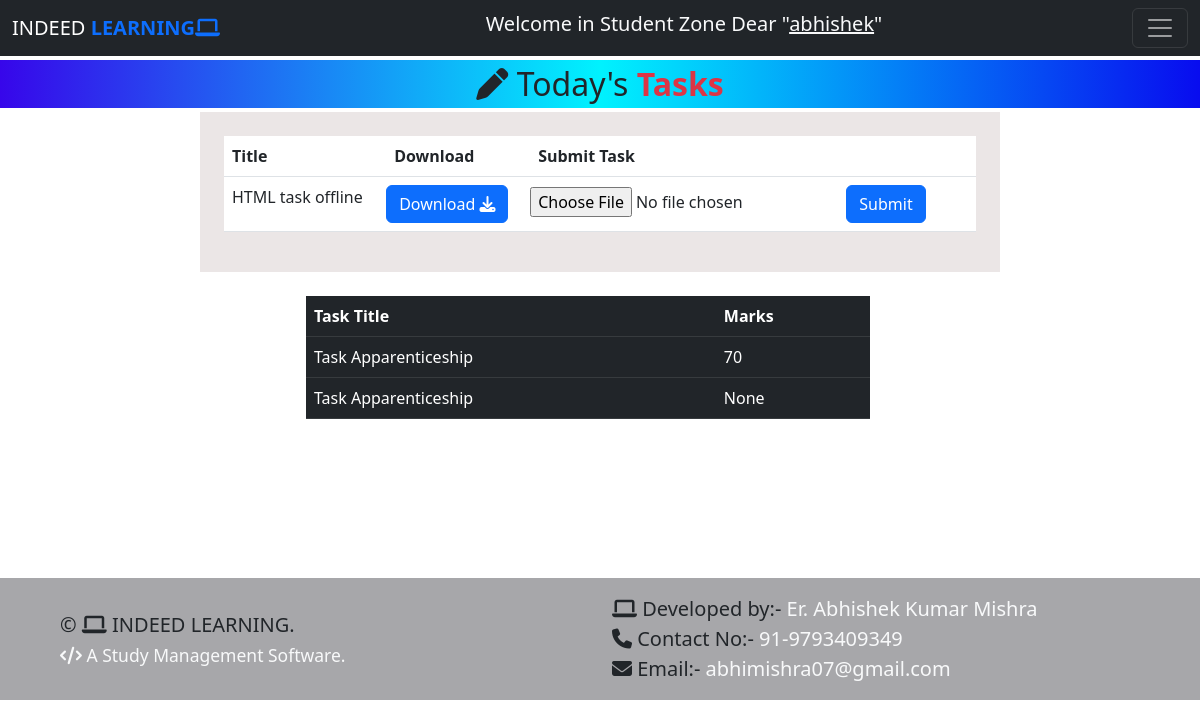
Screenshot of /student/tasks/ (signed in) with the database file from the repository.
### user/models.py (models this page shows)
class  mytask(models.Model):
    taskbatch=models.ForeignKey(studentbatch,on_delete=models.CASCADE,null=True)
    title=models.CharField(max_length=200,null=True)
    task_file=models.FileField(upload_to='static/task',null=True)
    added_date=models.DateField(null=True)

class submittedtask(models.Model):
    title=models.CharField(max_length=200,null=True)
    answer_file=models.FileField(upload_to='static/submittedtask',null=True)
    tid=models.CharField(max_length=100,null=True)
    userid=models.CharField(max_length=200,null=True)
    marks=models.CharField(max_length=200,null=True)

### student/views.py (the view)
# urls.py: path('tasks/',views.tasks),
def tasks(request):
    batchid=request.session.get('batchid')
    tdata="";
    user=request.session.get('username')
    if user:
        tdata=mytask.objects.filter(taskbatch=batchid)
        data=submittedtask.objects.filter()
        md={"tdata":tdata,"data":data}
    return render(request,'student/tasks.html',md)

### templates/student/tasks.html (shortened to what this page needs)
{% extends 'base1.html' %}
{% load static %}
{% block head1 %} <i class="fa-solid fa-pen"></i> Today's{% endblock %}    {% block head2 %}Tasks{% endblock %}
{% block studentzone %}
<div class="row mt-1">
    <div class="col-sm-8 mx-auto p-4" style="background: rgb(235, 230, 230);">
        <table  class="mx-auto table">
            <tr>
                <th>Title</th>
                <th>Download</th>
                <th>Submit Task</th>
            </tr>
            {% for i in tdata %}
            <tr>
                <td class="p-2">{{i.title}}</td>
                <td class="p-2 ps-0"><a href="/{{i.task_file}}" class="btn  btn-primary">Download <i class="fa-solid fa-download"></i></a></td>
                <td class="p-2 ps-0">
                    <form method="POST" action="/student/stask/" enctype="multipart/form-data">
                        <input type="file" name="fu">
                        <input type="submit" value="Submit" class="btn btn-primary">
                    </form>
                </td>
            </tr>
            {% endfor %}
        </table>
    </div>
<div class="row mt-4">
    <div class="col-sm-6 mx-auto">
        <table class="table table-dark table-hover">
            <tr>
                <th>Task Title</th>
                <th>Marks</th>
            </tr>
            {% for i in data %}
            <tr>
                <td>{{i.title}}</td>
                <td>{{i.marks}}</td>
            </tr>
            {% endfor %}
        </table>
    </div>
</div>
</div>
{% endblock %}

### templates/base1.html (style rules this page uses)
:root { --bgcolor:linear-gradient(to right,rgb(55, 6, 234), rgba(0,242,254,1),rgb(8, 12, 239)) !important; --txtcolor1:blue !important; --txtcolor2:rgb(165, 21, 148) !important; }
a { color:grey ; text-decoration: none; }

### rows the page displays
mytask: title "HTML task offline"
submittedtask: title "Task Apparenticeship", marks "70"
submittedtask: title "Task Apparenticeship", marks "None"

### other values shown
{{ request.session.username }} "abhishek"
